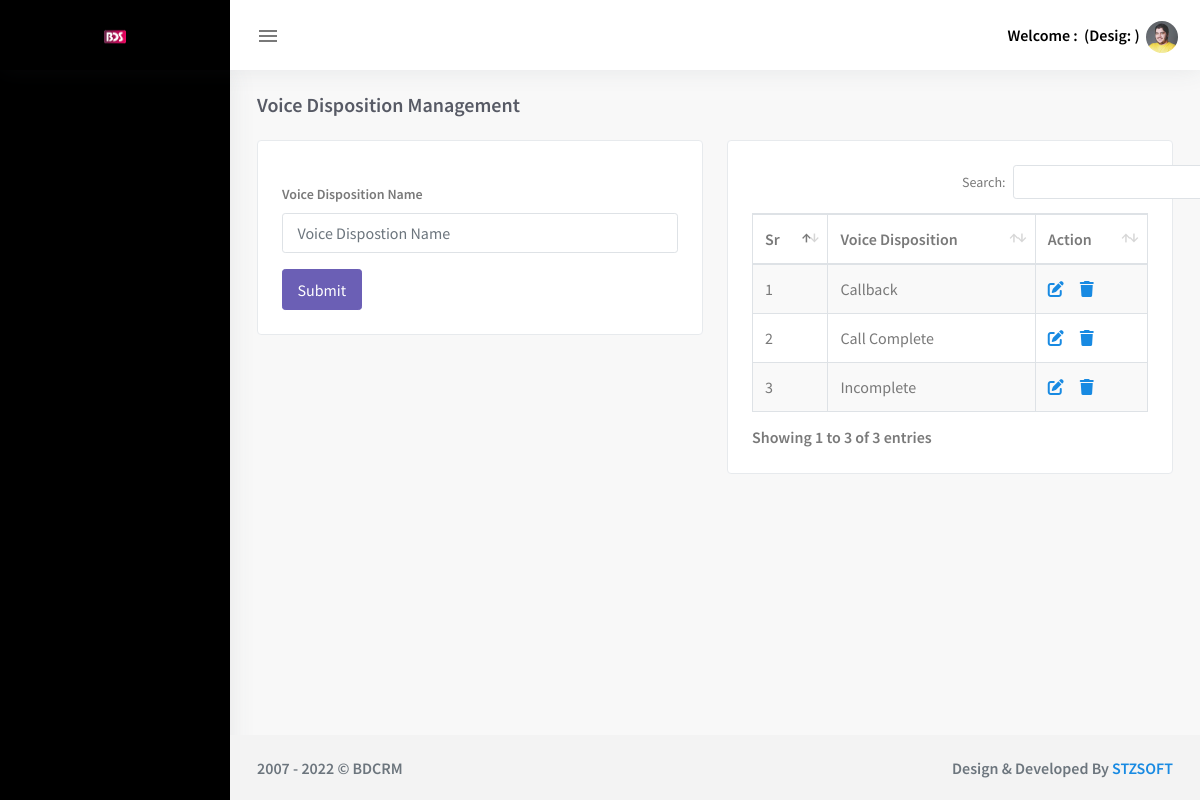
The app's page /master/add_caller_disposition with its own data.
### tables this page shows
CREATE TABLE `bdcrm_caller_disposition` (
  `id` int(11) NOT NULL,
  `caller_disposition` varchar(100) NOT NULL,
  `status` int(11) NOT NULL DEFAULT 1,
  `created_at` timestamp NOT NULL DEFAULT current_timestamp() ON UPDATE current_timestamp()
);

### application/views/includes/template.php (called while the page is built, shortened)
<?php
$this->load->view("includes/header.php");
$this->load->view("includes/navbar.php");
$this->load->view("includes/left-sidebar.php");
$this->load->view("includes/right-sidebar.php");
$this->load->view($main_content);
?>

### application/controllers/Master.php (called while the page is built, shortened)
<?php if (!defined('BASEPATH')) exit('No direct script access allowed');
class Master  extends CI_Controller
{
    public function __construct()
    {
        $this->load->model("model");
    }
    public function add_caller_disposition($id=0){
         $data['getCallerDispo'] = $this->model->getData('bdcrm_caller_disposition', array('status' => '1'));
         $data['main_content'] = "main/add_caller_disposition";
         $this->load->view("includes/template", $data);
    }
}

### index.php (called while the page is built, shortened)
<?php
require_once BASEPATH.'core/CodeIgniter.php';

### application/models/Model.php (called while the page is built, shortened)
<?php
class Model extends CI_Model {
	function getData($tableName, $where_data=array(), $where_in = array(), $like = array()){
        try{
			if (isset($tableName) && isset($where_data)) {
				$this->db->trans_start();
				if(!empty($where_data)){
					$this->db->where($where_data);
				}
				$query = $this->db->get($tableName);
				$this->db->trans_complete();
				if ($query->num_rows() > 0){
					$rows = $query->result_array();
					return $rows;
				}else{
					return false;
				}
			}else{
				return false;
			}
		} catch (Exception $e){
			return false;
		}
	}
}

### application/views/main/add_caller_disposition.php (the view, shortened to what this page needs)
<div class="content-page">
    <div class="content">
        <div class="container-fluid">
            <div class="row">
                <div class="col-12">
                    <div class="page-title-box">
                        <h4 class="page-title">Voice Disposition Management</h4>
                    </div>
                </div>
            </div>
            <div class="row">
                <div class="col-lg-6">
                    <div class="card-box">
                        <?php
                         if(!empty($getFormCallDispo)){
                           $id = $getFormCallDispo['id'];
                           $caller_dispostion = $getFormCallDispo['caller_disposition'];
                           $button = "Update";
                         }else{
                            $caller_dispostion = "";
                            $button = "Submit";
                         }
                        ?>
                        <form action="<?php echo base_url('master/submit_caller_dispositions'); ?>" method="post">
                            <div class="form-group">
                                <label>Voice Disposition Name</label>
                                <input type="text" name="caller_disposition" class="form-control"
                                placeholder="Voice Dispostion Name" required="" value="<?= $caller_dispostion; ?>" >
                            </div>
                            <button type="submit" class="btn btn-purple waves-effect waves-light"><?= $button;?></button>
                        </form>
                    </div>
                </div>
                <div class="col-lg-6">
                    <div class="card-box">
                        <table id="datatable-fixed-col" class="table table-striped table-bordered dt-responsive nowrap" style="border-collapse: collapse; border-spacing: 0; width: 100%;">
                            <thead>
                                <tr>
                                    <th>Sr</th>
                                    <th>Voice Disposition </th>
                                    <th>Action</th>
                                </tr>
                            </thead>
                            <tbody>
                            <?php
                            if (!empty($getCallerDispo)) {
                                foreach ($getCallerDispo as $k => $value) {
                            ?>
                                        <tr>
                                            <td><?php echo $k+1;?></td>
                                            <td><?php echo $value['caller_disposition']?></td>
                                            <td>
                                               <a href="<?php echo base_url('master/add_caller_disposition').'/'.$value['id'];?>"><i class="fa-solid fa-pen-to-square"></i></a>
                                                <a href="<?php echo base_url('master/DeleteCallerDisposition').'/'.$value['id'];?>" onclick="return confirm('are you sure to want delete selected caller disposition.')"><i class="fa-solid fa-trash"></i></a>
                                            </td>
                                        </tr>
                                <?php
                                }
                            }
                            ?>
                          </tbody>
                        </table>
                    </div>
                </div>
            </div>
        </div>
    </div>
</div>

### records on screen
bdcrm_caller_disposition: caller_disposition "Callback"
bdcrm_caller_disposition: caller_disposition "Call Complete"
bdcrm_caller_disposition: caller_disposition "Incomplete"

### other values on screen
$button "Submit"
